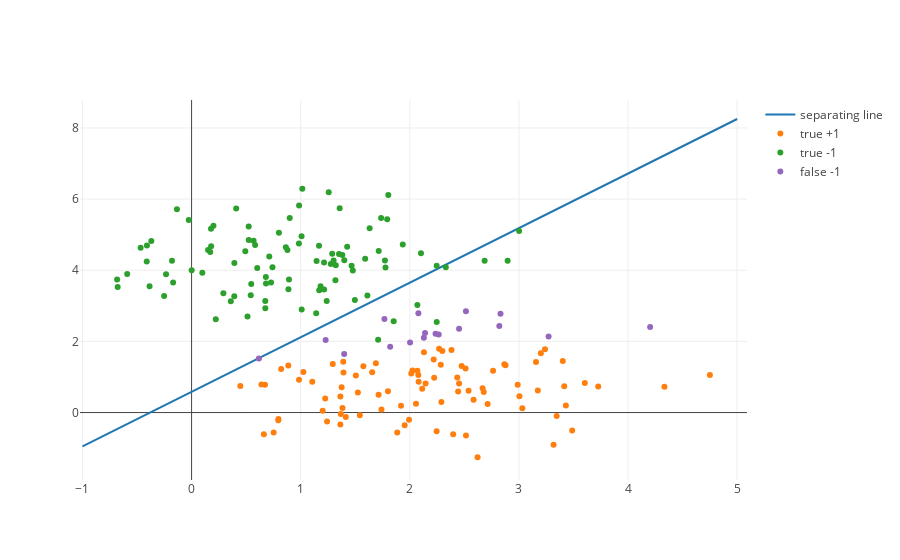
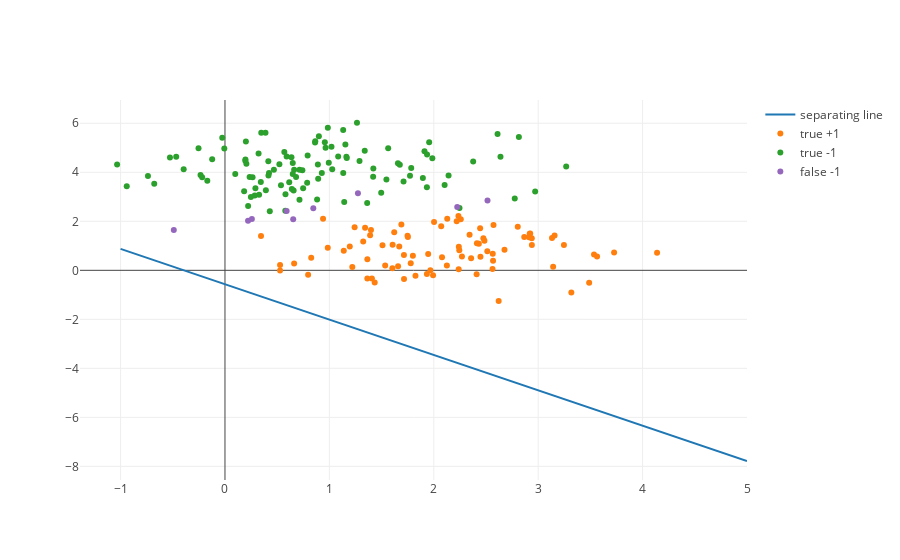
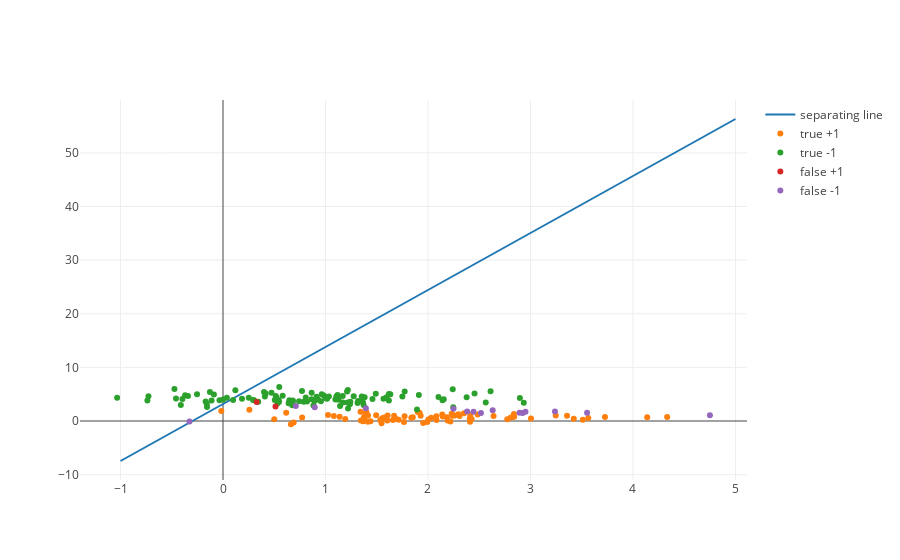

The notebook cell saved with these charts, in order:
### Code cell
for i in range(3):
    print("Best results for degree {}".format(i + 2))
    draw_perceptron(best_new_blobs_test[i], best_new_blobs_perceptron[i])
